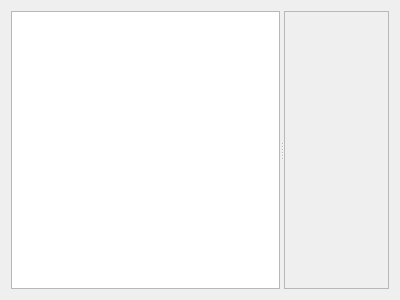
<?xml version="1.0" encoding="UTF-8"?>
<ui version="4.0">
 <class>Explorer</class>
 <widget class="QWidget" name="Explorer">
  <property name="geometry">
   <rect>
    <x>0</x>
    <y>0</y>
    <width>400</width>
    <height>300</height>
   </rect>
  </property>
  <layout class="QHBoxLayout" name="horizontalLayout">
   <item>
    <widget class="QSplitter" name="splitter">
     <property name="orientation">
      <enum>Qt::Horizontal</enum>
     </property>
     <widget class="QTreeView" name="treeView"/>
     <widget class="astro::ImageDisplay" name="display">
      <property name="frameShape">
       <enum>QFrame::StyledPanel</enum>
      </property>
      <property name="frameShadow">
       <enum>QFrame::Raised</enum>
      </property>
     </widget>
    </widget>
   </item>
  </layout>
 </widget>
 <customwidgets>
  <customwidget>
   <class>astro::ImageDisplay</class>
   <extends>QFrame</extends>
   <header location="global">Explorer/imagedisplay.h</header>
   <container>1</container>
  </customwidget>
 </customwidgets>
 <resources/>
 <connections/>
</ui>
